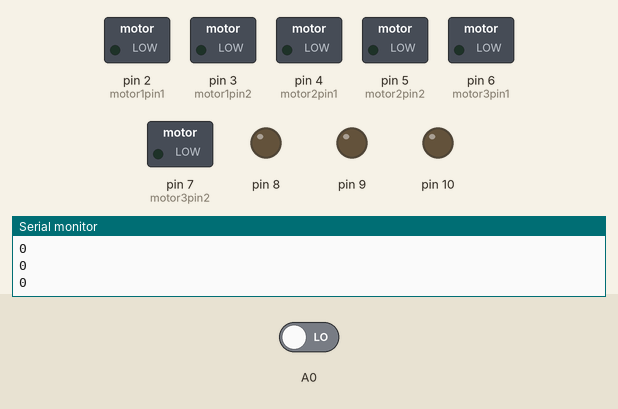
Bench run of a sketch on a simulated Arduino Uno, built with avr-gcc and run on an emulated ATmega328P. Parts: switched loads named in the sketch (green lamp = pin HIGH), output pins drawn as LEDs (lit = HIGH), the last lines printed to the serial monitor. Inputs (shaded band) come from the test bench; at power-on: A0 LOW. Random numbers use the default seed unless the sketch sets one.

Above: at 1.2 s.
1.3 s: A0 driven HIGH
At 5.7 s:
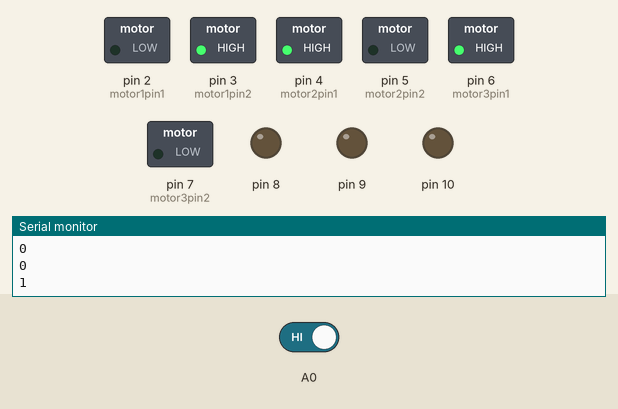
At 7.3 s:
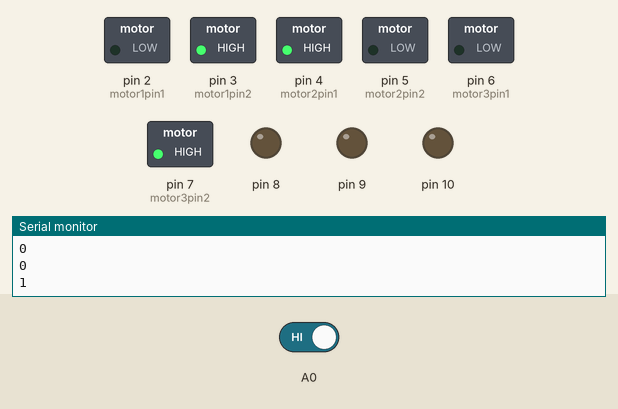
Timing chart, 0 to 23.1 s (numbered marks = the images above; inputs shaded):
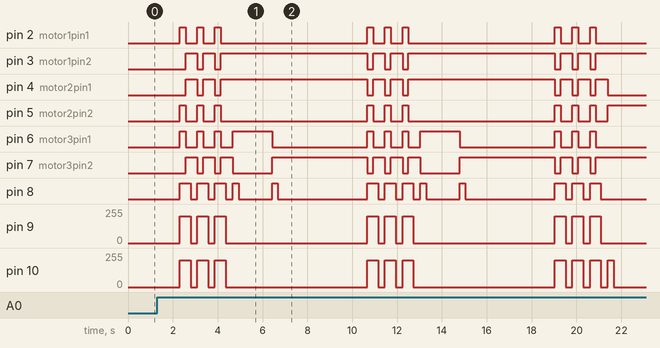

The sketch:

BotPaperScissors.ino
```cpp
int motor1pin1 = 2;
int motor1pin2 = 3;

int motor2pin1 = 4;
int motor2pin2 = 5;

int motor3pin1 = 6;
int motor3pin2 = 7;

void setup() {
  // put your setup code here, to run once:
  pinMode(motor1pin1, OUTPUT);
  pinMode(motor1pin2, OUTPUT);
  pinMode(motor2pin1, OUTPUT);
  pinMode(motor2pin2, OUTPUT);
  pinMode(motor3pin1, OUTPUT);
  pinMode(motor3pin2, OUTPUT);

  pinMode(9, OUTPUT);
  pinMode(10, OUTPUT);
  pinMode(8, OUTPUT);

  pinMode(A0, INPUT);

  Serial.begin(9600);
}

void ROCK() {
  analogWrite(9, 200);
  digitalWrite(motor1pin1, HIGH);
  digitalWrite(motor1pin2, LOW);
  delay(240);
  analogWrite(9, 0);
  delay(1500);
  analogWrite(9, 200);
  digitalWrite(motor1pin1, LOW);
  digitalWrite(motor1pin2, HIGH);
  delay(240);
  analogWrite(9, 0);
}


void SCISSORS() {
  analogWrite(10, 200);
  digitalWrite(motor2pin1, LOW);
  digitalWrite(motor2pin2, HIGH);
  delay(280);
  analogWrite(10, 0);
  delay(1500);
  analogWrite(10, 200);
  digitalWrite(motor2pin1, HIGH);
  digitalWrite(motor2pin2, LOW);
  delay(220);
  analogWrite(10, 0);
}


void PAPER() {
  analogWrite(8, 200); //Changed
  digitalWrite(motor3pin1, HIGH);
  digitalWrite(motor3pin2, LOW);
  delay(270);
  analogWrite(8, 0);
  delay(1500);
  analogWrite(8, 200); //Changed
  digitalWrite(motor3pin1, LOW);
  digitalWrite(motor3pin2, HIGH);
  delay(240);
  analogWrite(8, 0);
}


void RPS() {
  for(int i = 0; i < 3; i++) {
    //Controlling speed (0 = off and 255 = max speed):
    analogWrite(9, 200); //ENA pin
    analogWrite(10, 200); //ENB pin
    analogWrite(8, 200); //ENA2 pin

    //Controlling spin direction of motors:
    digitalWrite(motor1pin1, HIGH);
    digitalWrite(motor1pin2, LOW);
    digitalWrite(motor2pin1, LOW);
    digitalWrite(motor2pin2, HIGH);
    digitalWrite(motor3pin1, HIGH);
    digitalWrite(motor3pin2, LOW);
    delay(260);
    digitalWrite(motor1pin1, LOW);
    digitalWrite(motor1pin2, HIGH);
    digitalWrite(motor2pin1, HIGH);
    digitalWrite(motor2pin2, LOW);
    digitalWrite(motor3pin1, LOW);
    digitalWrite(motor3pin2, HIGH);
    delay(225);
    analogWrite(9, 0);
    analogWrite(10, 0);
    analogWrite(8, 0);

    delay(300);
  }
}


void SHOOT() {
  int choice = random(0, 3);
  if (choice == 0) {
    ROCK();
  } else if (choice == 1) {
    PAPER();
  } else if (choice == 2) {
    SCISSORS();
  }
}


void loop() {
  // put your main code here, to run repeatedly:
  int motion = digitalRead(A0);
  Serial.println(motion);
  if (motion) {
    delay(1000);
    RPS();
    SHOOT();
    delay(3000);
  }
}
```

Measured:
- after the input at 1.3 s, pin 2 (motor1pin1): LOW → HIGH after 1.0 s, then repeats every 8.4 s: 2 × (LOW 0.53 s, HIGH 0.26 s), LOW 6.5 s, HIGH 0.26 s; pin 3 (motor1pin2): LOW → HIGH after 1.3 s, then repeats every 8.4 s: LOW 0.26 s, HIGH 0.53 s, LOW 0.26 s, HIGH 6.5 s, LOW 0.26 s, HIGH 0.53 s
